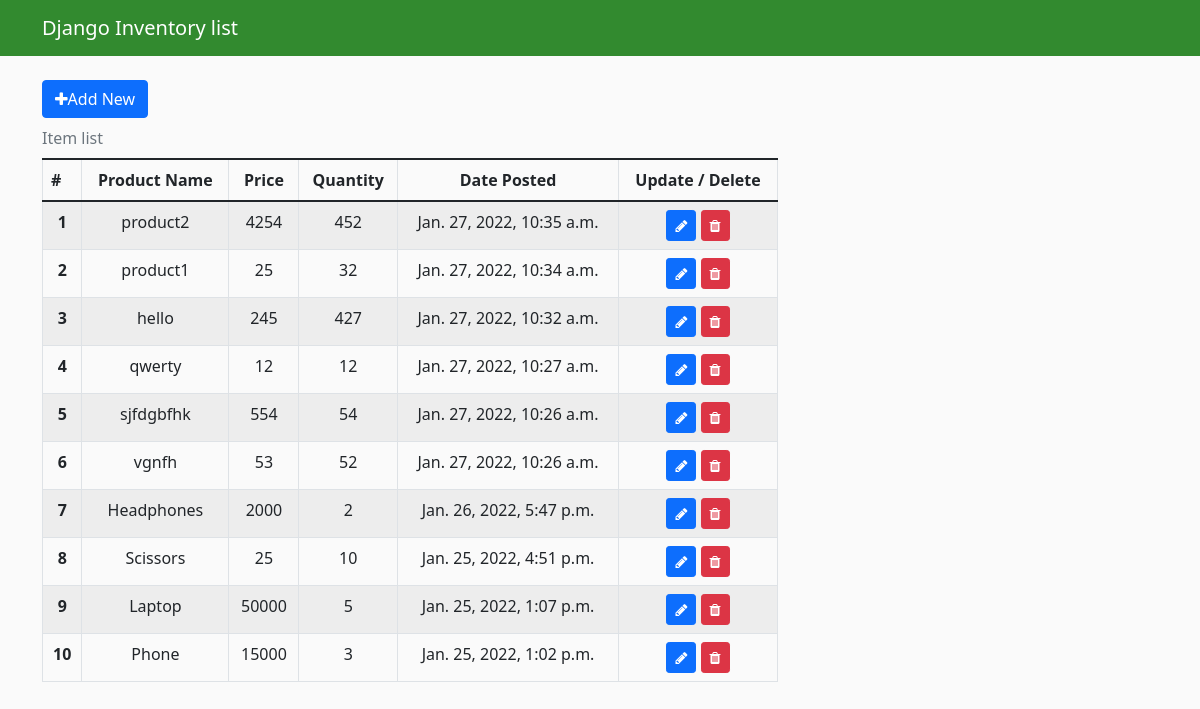
The app's page /, older data.
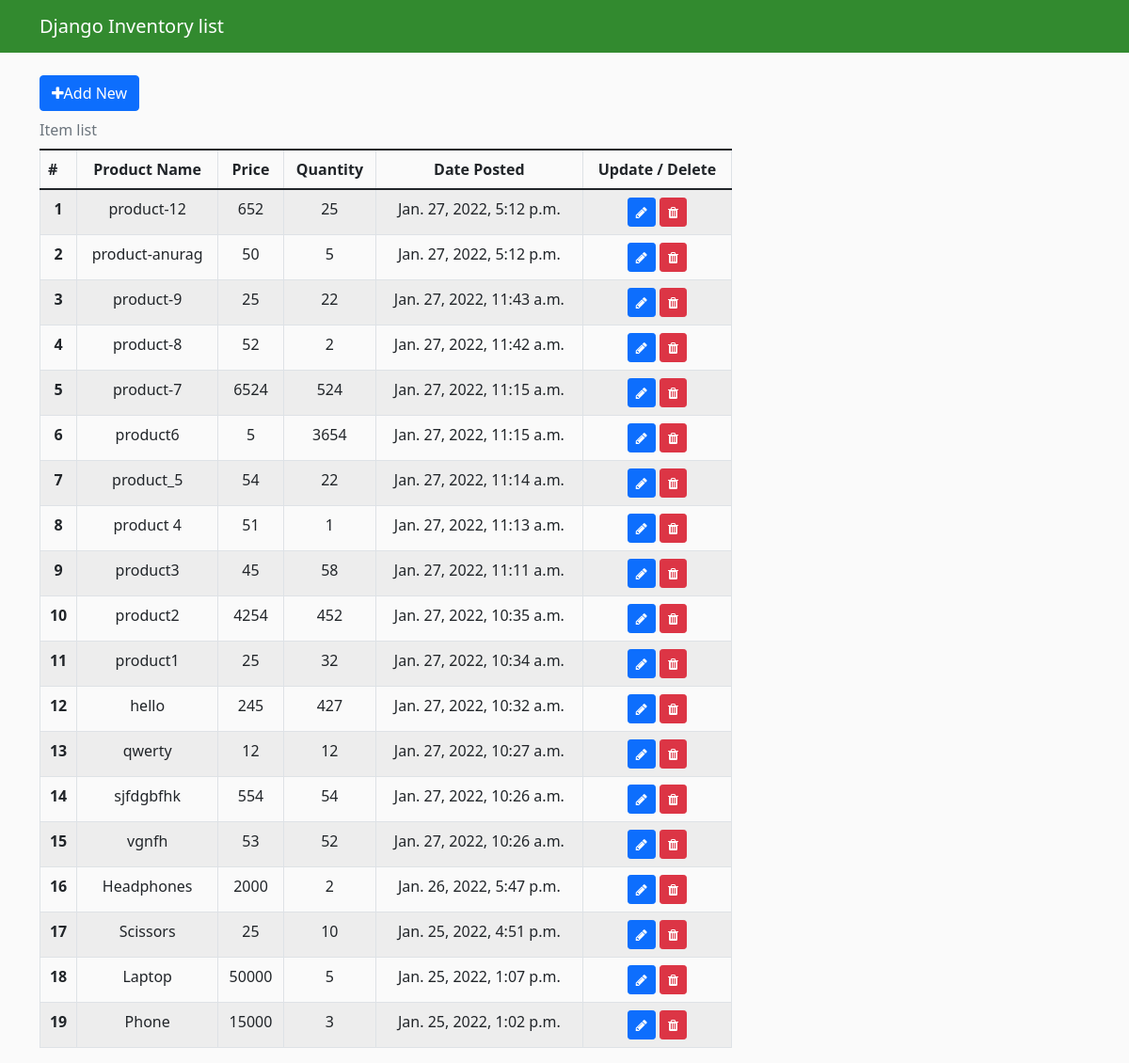
The same page, newer data.
### inventory/models.py (models this page shows, shortened)
class Product(models.Model):
    product_name = models.CharField(max_length=100, unique=True)
    price = models.IntegerField()
    quantity = models.IntegerField()
    date_posted = models.DateTimeField(default=timezone.now)

### inventory/views.py (the view)
# urls.py: path('', ItemListView.as_view(), name='inventory-home'),
class ItemListView(ListView):
    model = Product
    template_name = 'inventory/home.html' #<app>/<model>_<viewtype>.html
    context_object_name = 'items'   #changing variable name to let it know, we stored in 'items' variable
    ordering = ['-date_posted'] #order from newest added to oldest

### inventory/templates/inventory/home.html (shortened to what this page needs)
{% load static %}
<!DOCTYPE html>
<html lang="en">
<head>
	<link href="https://cdn.jsdelivr.net/npm/bootstrap@5.1.3/dist/css/bootstrap.min.css" rel="stylesheet"
 />
	<link rel="stylesheet" href="{% static 'inventory/main.css' %}">
	<link rel="stylesheet" href="https://cdnjs.cloudflare.com/ajax/libs/font-awesome/4.7.0/css/font-awesome.min.css">
</head>
<body>
	<header class="site-header">
		<nav class="navbar navbar-expand-md navbar-dark bg-steel fixed-top">
			<div class="container">
				<a class="navbar-brand mr-4" href="{% url 'inventory-home' %}">Django Inventory list</a>
			</div>
		</nav>
	</header>
	<main role="main" class="container">
		<button id="add-new-btn" class="btn btn-primary" type="button" name="button">
			<span class="fa fa-plus mr-2"></span>Add New
		  </button>
		<div class="row">
			<div class="col-md-8">
				<table class="table table-striped table-bordered table-hover caption-top">
					<caption>
						Item list
					</caption>
					<thead>
						<tr>
							<th>#</th>
							<th class="text-center" scope="col">Product Name</th>
							<th class="text-center" scope="col">Price</th>
							<th class="text-center" scope="col">Quantity</th>
							<th class="text-center" scope="col">Date Posted</th>
							<th class="text-center" scope="col">Update / Delete</th>
						</tr>
					</thead>
					<tbody>
						{% for item in items %}
						<tr>
							<th class="text-center" scope="row">{{ forloop.counter }}</th>
							<td class="text-center" >{{ item.product_name }}</td>
							<td class="text-center" >{{ item.price }}</td>
							<td class="text-center" >{{ item.quantity }}</td>
							<td class="text-center" >{{ item.date_posted }}</td>
							<td class="text-center">
								<button type="button" class="btn btn-sm btn-primary">
								  <span class="fa fa-pencil"></span>
								</button>
								<button type="button" class="btn btn-sm btn-danger">
								  <span class="fa fa-trash"></span>
								</button>
							  </td>
						</tr>
						{% endfor %}
					</tbody>
				</table>
			</div>
		</div>
	</main>
</body>
</html>

### inventory/static/inventory/main.css (style rules this page uses)
body { background: #fafafa; color: #333333; margin-top: 5rem; }
.bg-steel { background-color: #328a2f; }

Row changes from the older to the newer data that the page shows:
added Product: product_name "product-12", price "652", quantity "25", date_posted "Jan. 27, 2022, 5:12 p.m."
added Product: product_name "product-anurag", price "50", quantity "5", date_posted "Jan. 27, 2022, 5:12 p.m."
added Product: product_name "product-9", price "25", quantity "22", date_posted "Jan. 27, 2022, 11:43 a.m."
added Product: product_name "product-8", price "52", quantity "2", date_posted "Jan. 27, 2022, 11:42 a.m."
added Product: product_name "product-7", price "6524", quantity "524", date_posted "Jan. 27, 2022, 11:15 a.m."
added Product: product_name "product6", price "5", quantity "3654", date_posted "Jan. 27, 2022, 11:15 a.m."
added Product: product_name "product_5", price "54", quantity "22", date_posted "Jan. 27, 2022, 11:14 a.m."
added Product: product_name "product 4", price "51", quantity "1", date_posted "Jan. 27, 2022, 11:13 a.m."
added Product: product_name "product3", price "45", quantity "58", date_posted "Jan. 27, 2022, 11:11 a.m."
